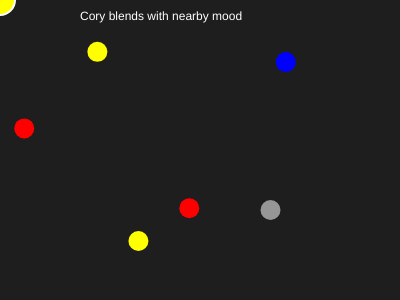
Frame 1 (no input)
Frame 60 (no input): identical to frame 1, image omitted
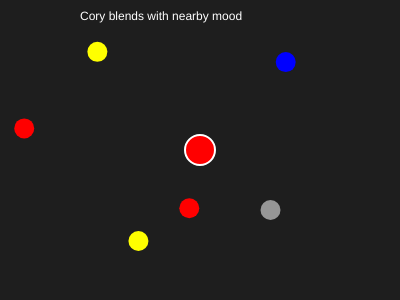
Frame 120 (the mouse pressed at the canvas centre since frame 60)

The p5.js sketch that drew these frames (run headless with seeded random() and noise() and a simulated clock; from frame 60 on, the mouse is pressed at the canvas centre):

// p5.js sketch
// ── sketch.js
let people = [];
let colors;

function setup() {
  createCanvas(400, 300);

  colors = [
    color(150),        // gray
    color(255,255,0),  // yellow
    color(0,0,255),    // blue
    color(255,0,0)     // red
  ];

  // create a small crowd
  for (let i = 0; i < 6; i++) {
    people.push({
      x: random(width),
      y: random(height),
      c: random(colors)
    });
  }
}

function draw() {
  background(30);

  // draw people
  for (let p of people) {
    fill(p.c);
    noStroke();
    ellipse(p.x, p.y, 20);
  }

  // find closest person to mouse (Cory)
  let closest = people[0];
  let minDist = dist(mouseX, mouseY, closest.x, closest.y);

  for (let p of people) {
    let d = dist(mouseX, mouseY, p.x, p.y);
    if (d < minDist) {
      minDist = d;
      closest = p;
    }
  }

  // Cory (follows mouse)
  fill(closest.c);
  stroke(255);
  strokeWeight(2);
  ellipse(mouseX, mouseY, 30);

  // label
  noStroke();
  fill(255);
  text("Cory blends with nearby mood", 80, 20);
}
